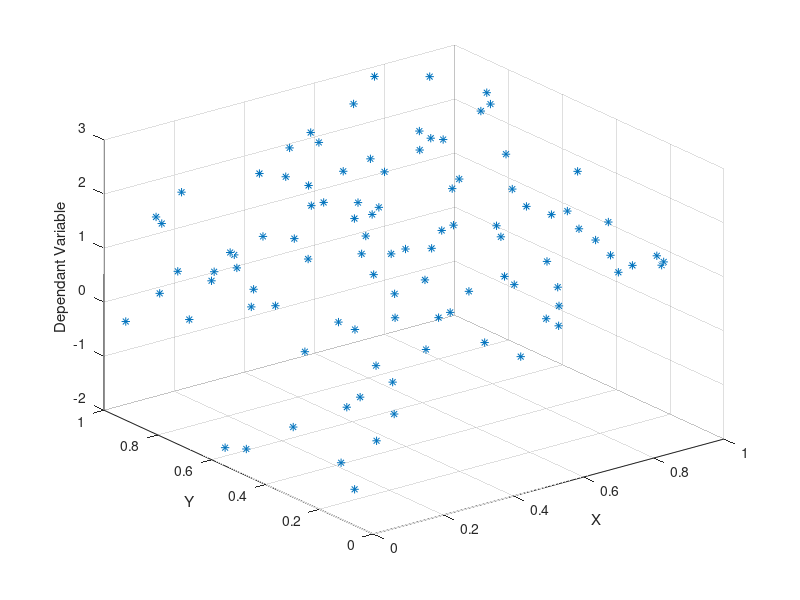

Here is the MATLAB script that generated this plot:
clear all
close all
clc

% create some fake data for regression of a surface 
 rand('twister',3223111); % initialize random number generator to get same results each time
 X = rand(100,1);
 Y = rand(100,1);
 err = 1+0.3.*rand(100,1); % add some random noise just for the fun if it
 act_coef = [.82, .45, 1.33, .5];
Dependant_Var = (act_coef(1) + act_coef(2).*log(X)+ act_coef(3).*Y +act_coef(4).*X.*Y).*err; % resultant data 

figure(1)
plot3(X,Y,Dependant_Var,'*')
xlabel('X')
ylabel('Y')
zlabel('Dependant Variable')
grid on


